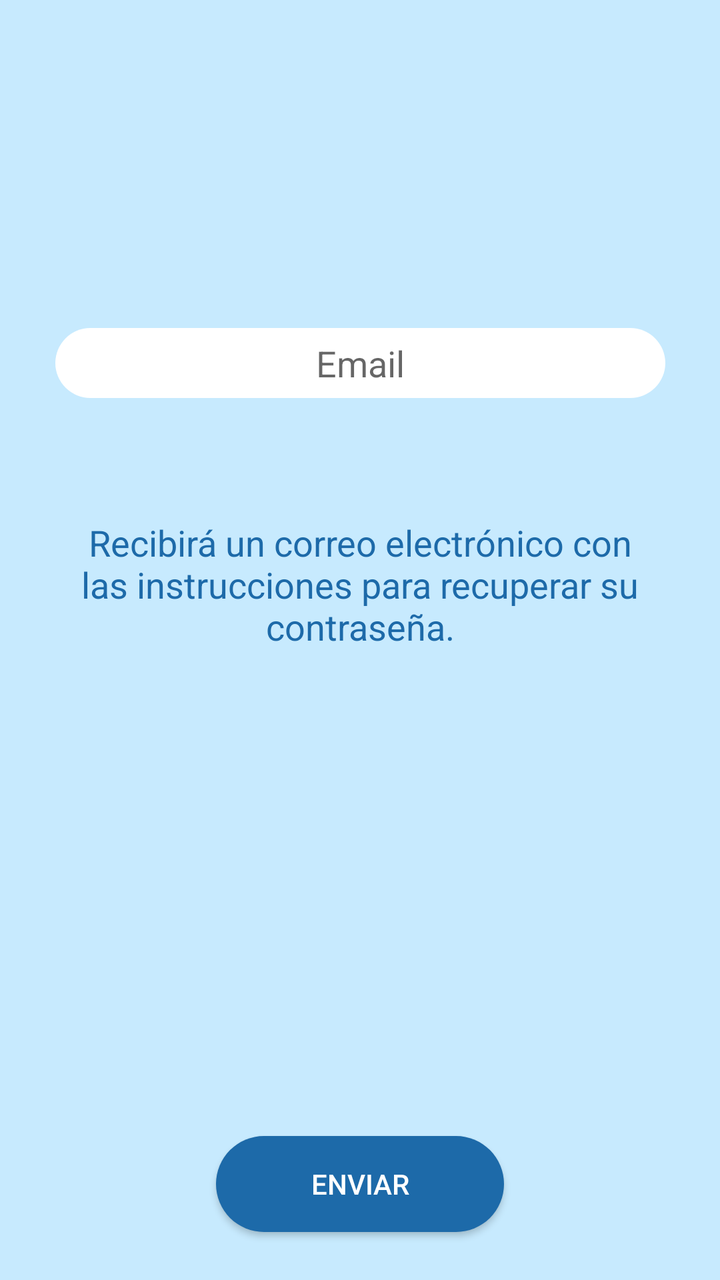
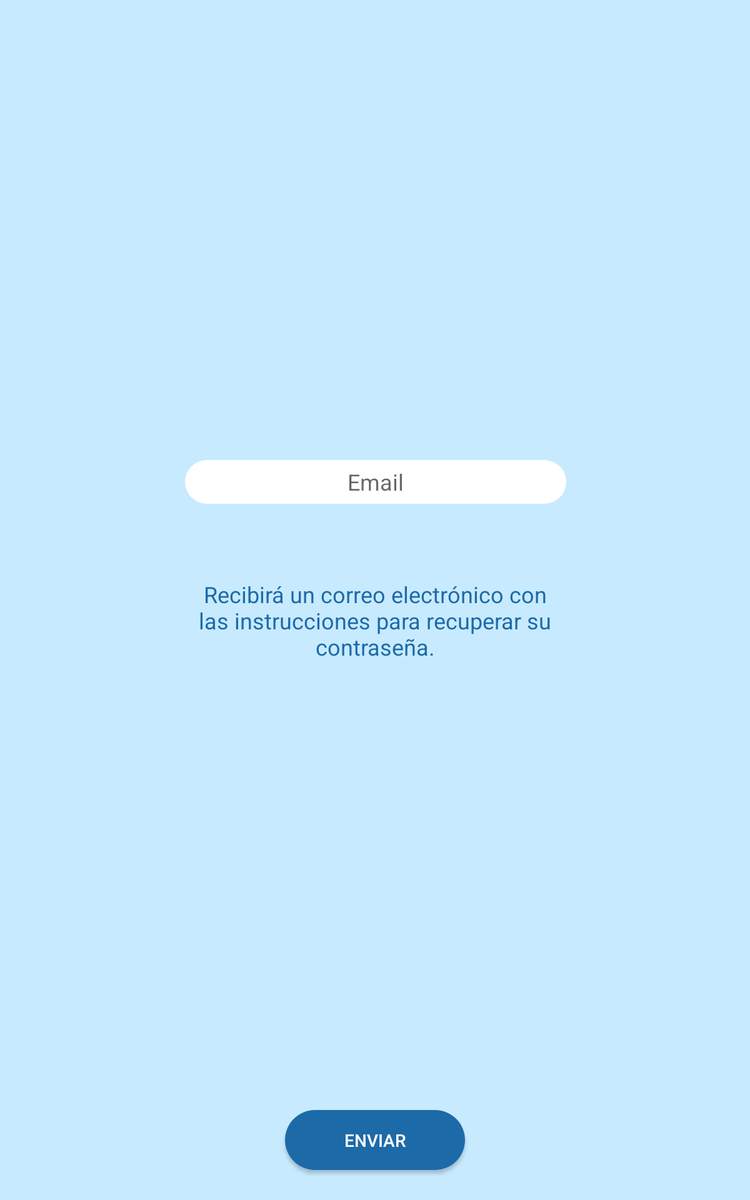

An Android layout and its configuration variant, each rendered on a device that would load it. The default file and the variant file are quoted in full after the pictures.
<!-- AndroidManifest.xml: application theme AppTheme -->
<!-- res/layout/activity_vista_recuperar_password.xml -->
<?xml version="1.0" encoding="utf-8"?>
<android.support.constraint.ConstraintLayout xmlns:android="http://schemas.android.com/apk/res/android"
    xmlns:app="http://schemas.android.com/apk/res-auto"
    xmlns:tools="http://schemas.android.com/tools"
    android:layout_width="match_parent"
    android:layout_height="match_parent"
    android:background="@color/fondo">

    <EditText
        android:id="@+id/entradaEmail"
        android:layout_width="305dp"
        android:layout_height="35dp"
        android:layout_marginStart="8dp"
        android:layout_marginTop="164dp"
        android:layout_marginEnd="8dp"
        android:background="@drawable/cuadro_texto_redondeado"
        android:ems="10"
        android:hint="@string/email"
        android:inputType="textEmailAddress"
        android:textAlignment="center"
        app:layout_constraintEnd_toEndOf="parent"
        app:layout_constraintHorizontal_bias="0.507"
        app:layout_constraintStart_toStartOf="parent"
        app:layout_constraintTop_toTopOf="parent" />

    <TextView
        android:id="@+id/mensajeRegistro"
        android:layout_width="305dp"
        android:layout_height="86dp"
        android:layout_marginStart="8dp"
        android:layout_marginTop="60dp"
        android:layout_marginEnd="8dp"
        android:text="@string/mensaje_registro"
        android:textAlignment="center"
        android:textColor="@color/letras_principales"
        android:textSize="18sp"
        app:layout_constraintEnd_toEndOf="parent"
        app:layout_constraintStart_toStartOf="parent"
        app:layout_constraintTop_toBottomOf="@+id/entradaEmail" />

    <Button
        android:id="@+id/botonEnviar"
        android:layout_width="144dp"
        android:layout_height="wrap_content"
        android:layout_marginStart="8dp"
        android:layout_marginTop="8dp"
        android:layout_marginEnd="8dp"
        android:layout_marginBottom="24dp"
        android:background="@drawable/boton_redondo"
        android:text="@string/botonEnviar"
        android:textColor="@color/letras"
        app:layout_constraintBottom_toBottomOf="parent"
        app:layout_constraintEnd_toEndOf="parent"
        app:layout_constraintStart_toStartOf="parent"
        app:layout_constraintTop_toBottomOf="@+id/mensajeRegistro"
        app:layout_constraintVertical_bias="1.0" />
</android.support.constraint.ConstraintLayout>
<!-- resources referenced by this layout -->
<resources>
  <color name="fondo">#c7eafe</color>
  <color name="letras">#FFFFFF</color>
  <color name="letras_principales">#1d6aa9</color>
  <!-- drawable boton_redondo (drawable) -->
  <?xml version="1.0" encoding="utf-8"?>
  <shape xmlns:android="http://schemas.android.com/apk/res/android">
      <solid android:color="#1d6aa9"></solid>
      <corners android:radius="30dp"></corners>
  
  </shape>
  <!-- drawable cuadro_texto_redondeado (drawable) -->
  <?xml version="1.0" encoding="utf-8"?>
  <shape xmlns:android="http://schemas.android.com/apk/res/android">
      <corners android:radius="30dp"></corners>
      <solid android:color="#FFFFFF"></solid>
  
  </shape>
  <string name="botonEnviar">Enviar</string>
  
  
      //Mensajes
  <string name="email">Email</string>
  <string name="mensaje_registro">Recibirá un correo electrónico con las instrucciones para recuperar su contraseña.</string>
  
  
      //Texto
  <style name="AppTheme" parent="Theme.AppCompat.Light.DarkActionBar">
          
          <item name="colorPrimary">@color/colorPrimary</item>
          <item name="colorPrimaryDark">@color/colorPrimaryDark</item>
          <item name="colorAccent">@color/colorAccent</item>
  
  
      </style>
  <color name="colorPrimary">#008577</color>
  <color name="colorPrimaryDark">#00574B</color>
  <color name="colorAccent">#D81B60</color>
</resources>
<!-- res/layout-large-port/activity_vista_recuperar_password.xml (the repository's variant of the layout above) -->
<!-- drawn on a 7-inch tablet held upright -->
<?xml version="1.0" encoding="utf-8"?>
<android.support.constraint.ConstraintLayout xmlns:android="http://schemas.android.com/apk/res/android"
    xmlns:app="http://schemas.android.com/apk/res-auto"
    xmlns:tools="http://schemas.android.com/tools"
    android:layout_width="match_parent"
    android:layout_height="match_parent"
    android:background="@color/fondo">

    <EditText
        android:id="@+id/entradaEmail"
        android:layout_width="305dp"
        android:layout_height="35dp"
        android:layout_marginStart="8dp"
        android:layout_marginTop="180dp"
        android:layout_marginEnd="8dp"
        android:layout_marginBottom="8dp"
        android:background="@drawable/cuadro_texto_redondeado"
        android:ems="10"
        android:hint="@string/email"
        android:inputType="textEmailAddress"
        android:textAlignment="center"
        app:layout_constraintBottom_toBottomOf="parent"
        app:layout_constraintEnd_toEndOf="parent"
        app:layout_constraintHorizontal_bias="0.501"
        app:layout_constraintStart_toStartOf="parent"
        app:layout_constraintTop_toTopOf="parent"
        app:layout_constraintVertical_bias="0.255" />

    <TextView
        android:id="@+id/mensajeRegistro"
        android:layout_width="305dp"
        android:layout_height="86dp"
        android:layout_marginStart="8dp"
        android:layout_marginTop="60dp"
        android:layout_marginEnd="8dp"
        android:text="@string/mensaje_registro"
        android:textAlignment="center"
        android:textColor="@color/letras_principales"
        android:textSize="18sp"
        app:layout_constraintEnd_toEndOf="parent"
        app:layout_constraintStart_toStartOf="parent"
        app:layout_constraintTop_toBottomOf="@+id/entradaEmail" />

    <Button
        android:id="@+id/botonEnviar"
        android:layout_width="144dp"
        android:layout_height="wrap_content"
        android:layout_marginStart="8dp"
        android:layout_marginTop="8dp"
        android:layout_marginEnd="8dp"
        android:layout_marginBottom="24dp"
        android:background="@drawable/boton_redondo"
        android:text="@string/botonEnviar"
        android:textColor="@color/letras"
        app:layout_constraintBottom_toBottomOf="parent"
        app:layout_constraintEnd_toEndOf="parent"
        app:layout_constraintStart_toStartOf="parent"
        app:layout_constraintTop_toBottomOf="@+id/mensajeRegistro"
        app:layout_constraintVertical_bias="1.0" />
</android.support.constraint.ConstraintLayout>
